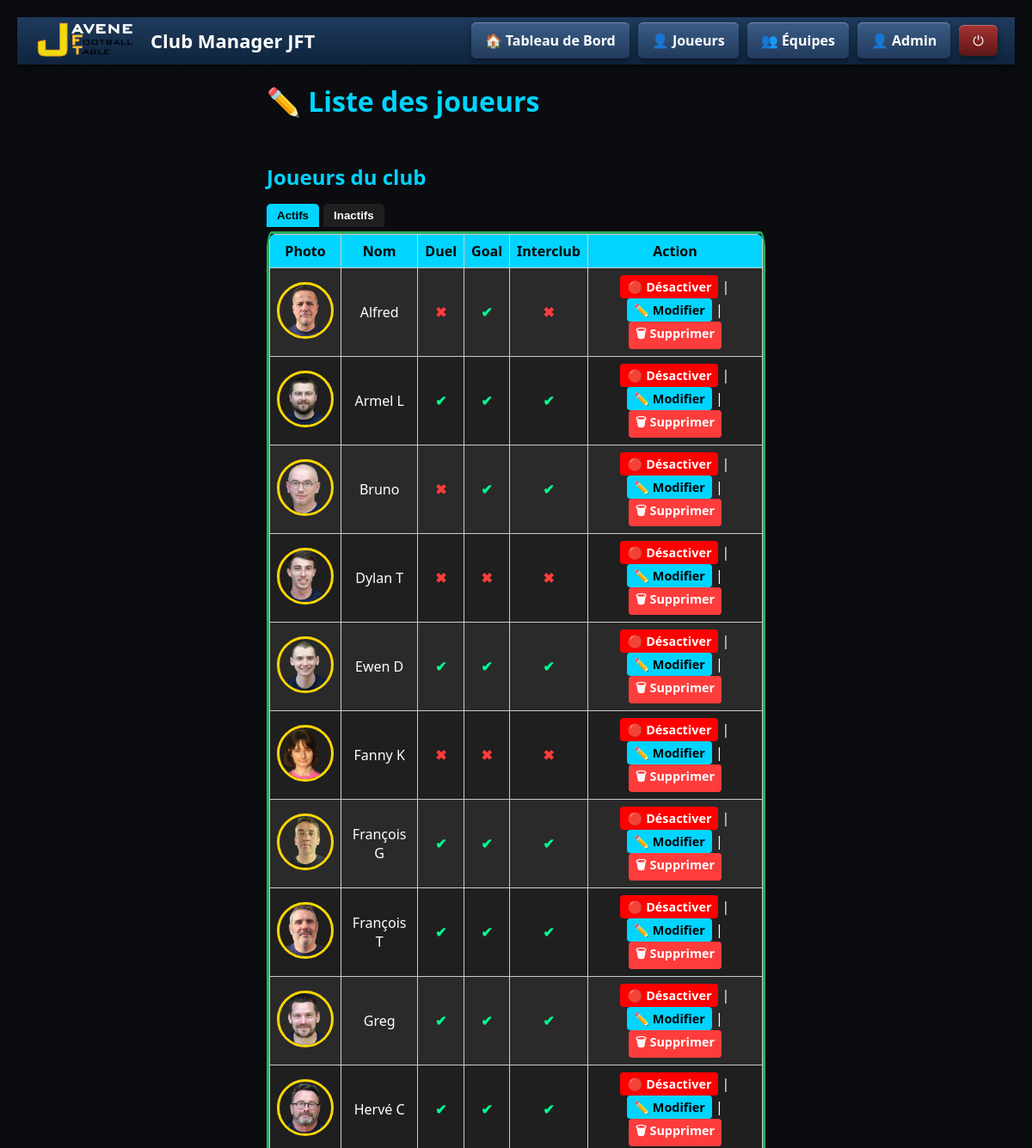
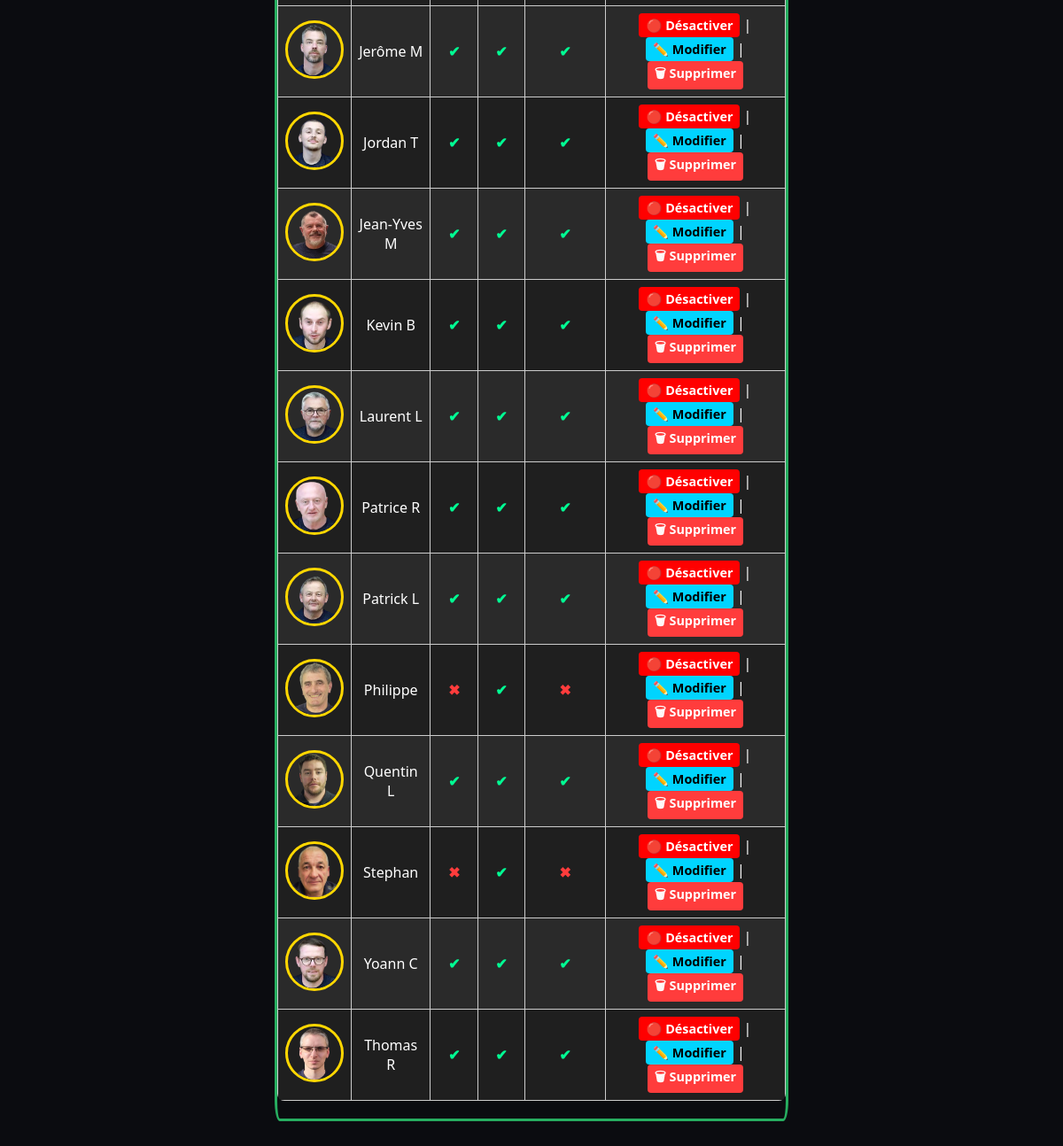
The app's page /admin/player/list with its own data (2 pictures, top to bottom).
### app.py (models this page shows)
class Player(db.Model):
    id = db.Column(db.Integer, primary_key=True)
    name = db.Column(db.String(100))
    mail = db.Column(db.String(200))
    photo = db.Column(db.String(200), default="/static/img/default.png")
    sexe = db.Column(db.String(1), default="M")
    actif = db.Column(db.Boolean, default=True)
    team = db.Column(db.String(1))  # "A", "B" ou NULL
    force_team_b = db.Column(db.Boolean, default=False)
    card_background = db.Column(db.String(200))
    card_video = db.Column(db.String(200), nullable=True)
    duel = db.Column(db.Integer, default=0)
    goal = db.Column(db.Integer, default=0)
    goal_won = db.Column(db.Integer, default=0)
    matches = db.Column(db.Integer, default=0)
    matches_duel = db.Column(db.Integer, default=0)
    matches_goal = db.Column(db.Integer, default=0)
    wins = db.Column(db.Integer, default=0)
    losses = db.Column(db.Integer, default=0)
    elo = db.Column(db.Integer, default=1000)
    membre_club = db.Column(db.Boolean, default=True)
    interclub = db.Column(db.Boolean, default=False)
    interclub_wins = db.Column(db.Integer, default=0)
    atelier_duel = db.Column(db.Boolean, default=True)
    atelier_goal = db.Column(db.Boolean, default=True)
    external_club = db.Column(db.String(100))
    club_logo = db.Column(db.String(200))
    dette = db.Column(db.Float, default=0)
    chbb = db.Column(db.Boolean, default=False)
    chbb_count = db.Column(db.Integer, default=3)
    chbb_date1 = db.Column(db.String(50))
    chbb_date2 = db.Column(db.String(50))
    chbb_date3 = db.Column(db.String(50))

### app.py (the view)
@app.route("/admin/player/list")
def admin_player_list():
    joueurs = Player.query.filter_by(membre_club=True).all()
    return render_template(
        "admin_player_list.html",
        players=joueurs
    )

### app.py (called while the page is built)
@app.after_request
def add_header(response):
    response.headers["Cache-Control"] = "no-store"
    return response

### templates/admin_player_list.html (shortened to what this page needs)
{% extends "base.html" %}
{% block content %}
<h1>✏️ Liste des joueurs</h1>
<h2>Joueurs du club</h2>
<div class="tabs">
    <button class="tab-button active" data-tab="club-actif">Actifs</button>
    <button class="tab-button" data-tab="club-inactif">Inactifs</button>
</div>
<div class="tab-content active" id="club-actif">
    <table class="admin-table">
        <tr>
            <th>Photo</th>
            <th>Nom</th>
            <th>Duel</th>
            <th>Goal</th>
            <th>Interclub</th>
            <th>Action</th>
        </tr>
        {% for p in players if p.membre_club and p.actif %}
        <tr>
            <td><img src="{{ p.photo }}" class="player-photo-admin-player-list"></td>
            <td>{{ p.name }}</td>
            <td><span class="{{ 'yes' if p.atelier_duel else 'no' }}">{{ "✔" if p.atelier_duel else "✖" }}</span></td>
            <td><span class="{{ 'yes' if p.atelier_goal else 'no' }}">{{ "✔" if p.atelier_goal else "✖" }}</span></td>
            <td><span class="{{ 'yes' if p.interclub else 'no' }}">{{ "✔" if p.interclub else "✖" }}</span></td>
            <td>
                {% if p.actif %}
                <a href="/admin/player/toggle/{{p.id}}" class="btn-disable">🔴 Désactiver</a>
                {% else %}
                <a href="/admin/player/toggle/{{p.id}}" class="btn-enable">🟢 Réactiver</a>
                {% endif %}
                |
                <a class="btn-edit" href="/admin/player/edit/{{ p.id }}">✏️ Modifier</a>
                |
                <a class="btn-delete" href="/admin/player/delete/{{ p.id }}" onclick="return confirm('Supprimer ce joueur ?')">🗑 Supprimer</a>
            </td>
        </tr>
        {% endfor %}
    </table>
</div>
{% endblock %}

### static/css/style.css (style rules this page uses)
body { margin: 0; font-family: Arial; }

### static/css/admin_player_list.css (style rules this page uses)
body { font-family: 'Segoe UI', Tahoma, Geneva, Verdana, sans-serif; background-color: #0b0c10; color: #fff; margin: 0; padding: 20px; }
h1, h2 { color: #00d4ff; }
h1 { margin-bottom: 10px; }
h2 { margin-top: 50px; margin-bottom: 15px; }
.admin-table { width: 100%; margin: 0 auto 20px; border-collapse: collapse; margin-bottom: 20px; background: #1f1f1f; border-radius: 8px; overflow: hidden; }
.admin-table td img, .admin-table td a, .admin-table td span { display: inline-block; margin: 0 auto; }
.admin-table th { background: #00d4ff; color: #000; }
.admin-table tr:nth-child(even) { background: #2a2a2a; }
.player-photo-admin-player-list { width: 60px; height: 60px; border-radius: 50%; object-fit: cover; border-radius: 50%; border: 3px solid gold; margin-bottom: 10px; }
.yes { color: #00ff94; font-weight: bold; }
.no { color: #ff3c3c; font-weight: bold; }
a.btn-edit, a.btn-delete, a.btn-enable, a.btn-disable { padding: 4px 8px; border-radius: 4px; text-decoration: none; font-size: 0.9rem; font-weight: bold; margin-right: 3px; transition: 0.2s; }
a.btn-edit { background: #00d4ff; color: #000; }
a.btn-delete { background: #ff3c3c; color: #fff; }
a.btn-disable { background: #ff0000; color: #fff; }
.tabs { display: flex; gap: 5px; margin-bottom: 5px; }
.tab-button { padding: 6px 12px; border: none; border-radius: 5px 5px 0 0; background: #1f1f1f; color: #fff; font-weight: bold; cursor: pointer; transition: 0.3s; }
.tab-button.active { background: #00d4ff; color: #000; }
.tab-content { display: none; border-radius: 1%; border: 3px solid #27ae60; }
.tab-content.active { display: block; }
.admin-table th, .admin-table td { border: 1px solid #ccc; padding: 8px; text-align: center; }

### records on screen
Player: photo (picture), name "Alfred", atelier_duel "✖", atelier_goal "✔", interclub "✖"
Player: photo (picture), name "Armel L", atelier_duel "✔", atelier_goal "✔", interclub "✔"
Player: photo (picture), name "Bruno", atelier_duel "✖", atelier_goal "✔", interclub "✔"
Player: photo (picture), name "Dylan T", atelier_duel "✖", atelier_goal "✖", interclub "✖"
Player: photo (picture), name "Ewen D", atelier_duel "✔", atelier_goal "✔", interclub "✔"
Player: photo (picture), name "Fanny K", atelier_duel "✖", atelier_goal "✖", interclub "✖"
Player: photo (picture), name "François G", atelier_duel "✔", atelier_goal "✔", interclub "✔"
Player: photo (picture), name "François T", atelier_duel "✔", atelier_goal "✔", interclub "✔"
Player: photo (picture), name "Greg", atelier_duel "✔", atelier_goal "✔", interclub "✔"
Player: photo (picture), name "Hervé C", atelier_duel "✔", atelier_goal "✔", interclub "✔"
Player: photo (picture), name "Jerôme M", atelier_duel "✔", atelier_goal "✔", interclub "✔"
Player: photo (picture), name "Jordan T", atelier_duel "✔", atelier_goal "✔", interclub "✔"
Player: photo (picture), name "Jean-Yves M", atelier_duel "✔", atelier_goal "✔", interclub "✔"
Player: photo (picture), name "Kevin B", atelier_duel "✔", atelier_goal "✔", interclub "✔"
Player: photo (picture), name "Laurent L", atelier_duel "✔", atelier_goal "✔", interclub "✔"
Player: photo (picture), name "Patrice R", atelier_duel "✔", atelier_goal "✔", interclub "✔"
Player: photo (picture), name "Patrick L", atelier_duel "✔", atelier_goal "✔", interclub "✔"
Player: photo (picture), name "Philippe", atelier_duel "✖", atelier_goal "✔", interclub "✖"
Player: photo (picture), name "Quentin L", atelier_duel "✔", atelier_goal "✔", interclub "✔"
Player: photo (picture), name "Stephan", atelier_duel "✖", atelier_goal "✔", interclub "✖"
Player: photo (picture), name "Yoann C", atelier_duel "✔", atelier_goal "✔", interclub "✔"
Player: photo (picture), name "Thomas R", atelier_duel "✔", atelier_goal "✔", interclub "✔"
